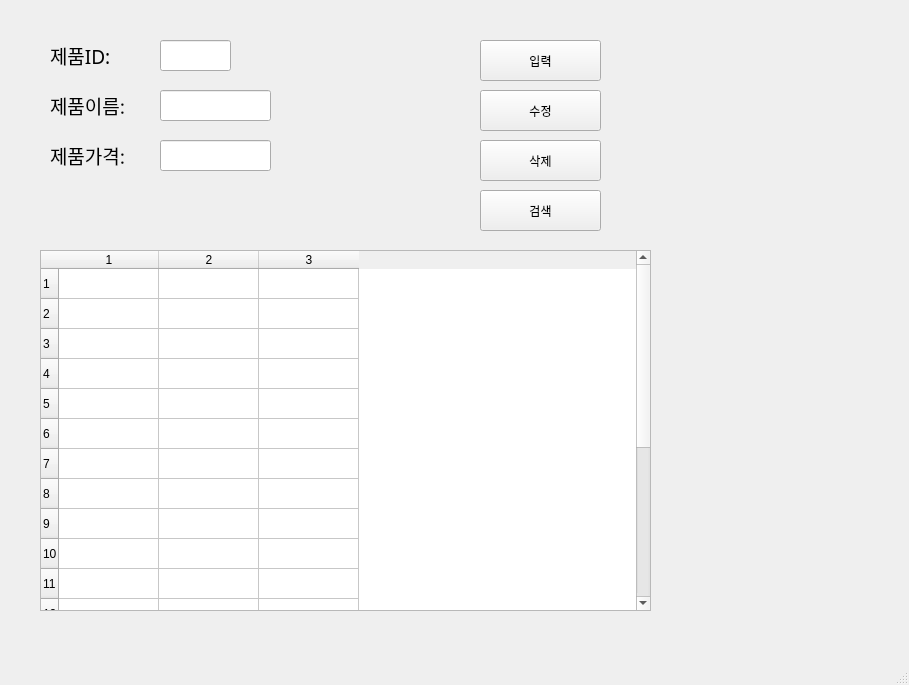
<?xml version="1.0" encoding="UTF-8"?>
<ui version="4.0">
 <class>MainWindow</class>
 <widget class="QMainWindow" name="MainWindow">
  <property name="geometry">
   <rect>
    <x>0</x>
    <y>0</y>
    <width>909</width>
    <height>685</height>
   </rect>
  </property>
  <property name="windowTitle">
   <string>MainWindow</string>
  </property>
  <widget class="QWidget" name="centralwidget">
   <widget class="QLabel" name="label">
    <property name="geometry">
     <rect>
      <x>50</x>
      <y>40</y>
      <width>91</width>
      <height>31</height>
     </rect>
    </property>
    <property name="font">
     <font>
      <family>맑은 고딕</family>
      <pointsize>14</pointsize>
     </font>
    </property>
    <property name="text">
     <string>제품ID:</string>
    </property>
   </widget>
   <widget class="QLabel" name="label_2">
    <property name="geometry">
     <rect>
      <x>50</x>
      <y>90</y>
      <width>101</width>
      <height>31</height>
     </rect>
    </property>
    <property name="font">
     <font>
      <family>맑은 고딕</family>
      <pointsize>14</pointsize>
     </font>
    </property>
    <property name="text">
     <string>제품이름:</string>
    </property>
   </widget>
   <widget class="QLabel" name="label_3">
    <property name="geometry">
     <rect>
      <x>50</x>
      <y>140</y>
      <width>101</width>
      <height>31</height>
     </rect>
    </property>
    <property name="font">
     <font>
      <family>맑은 고딕</family>
      <pointsize>14</pointsize>
     </font>
    </property>
    <property name="text">
     <string>제품가격:</string>
    </property>
   </widget>
   <widget class="QLineEdit" name="prodID">
    <property name="geometry">
     <rect>
      <x>160</x>
      <y>40</y>
      <width>71</width>
      <height>31</height>
     </rect>
    </property>
   </widget>
   <widget class="QLineEdit" name="prodName">
    <property name="geometry">
     <rect>
      <x>160</x>
      <y>90</y>
      <width>111</width>
      <height>31</height>
     </rect>
    </property>
   </widget>
   <widget class="QLineEdit" name="prodPrice">
    <property name="geometry">
     <rect>
      <x>160</x>
      <y>140</y>
      <width>111</width>
      <height>31</height>
     </rect>
    </property>
   </widget>
   <widget class="QPushButton" name="pushButton">
    <property name="geometry">
     <rect>
      <x>480</x>
      <y>40</y>
      <width>121</width>
      <height>41</height>
     </rect>
    </property>
    <property name="text">
     <string>입력</string>
    </property>
   </widget>
   <widget class="QPushButton" name="pushButton_2">
    <property name="geometry">
     <rect>
      <x>480</x>
      <y>90</y>
      <width>121</width>
      <height>41</height>
     </rect>
    </property>
    <property name="text">
     <string>수정</string>
    </property>
   </widget>
   <widget class="QPushButton" name="pushButton_3">
    <property name="geometry">
     <rect>
      <x>480</x>
      <y>140</y>
      <width>121</width>
      <height>41</height>
     </rect>
    </property>
    <property name="text">
     <string>삭제</string>
    </property>
   </widget>
   <widget class="QPushButton" name="pushButton_4">
    <property name="geometry">
     <rect>
      <x>480</x>
      <y>190</y>
      <width>121</width>
      <height>41</height>
     </rect>
    </property>
    <property name="text">
     <string>검색</string>
    </property>
   </widget>
   <widget class="QTableWidget" name="tableWidget">
    <property name="geometry">
     <rect>
      <x>40</x>
      <y>250</y>
      <width>611</width>
      <height>361</height>
     </rect>
    </property>
    <property name="rowCount">
     <number>20</number>
    </property>
    <property name="columnCount">
     <number>3</number>
    </property>
    <row/>
    <row/>
    <row/>
    <row/>
    <row/>
    <row/>
    <row/>
    <row/>
    <row/>
    <row/>
    <row/>
    <row/>
    <row/>
    <row/>
    <row/>
    <row/>
    <row/>
    <row/>
    <row/>
    <row/>
    <column/>
    <column/>
    <column/>
   </widget>
  </widget>
  <widget class="QMenuBar" name="menubar">
   <property name="geometry">
    <rect>
     <x>0</x>
     <y>0</y>
     <width>909</width>
     <height>33</height>
    </rect>
   </property>
  </widget>
  <widget class="QStatusBar" name="statusbar"/>
 </widget>
 <resources/>
 <connections>
  <connection>
   <sender>pushButton</sender>
   <signal>clicked()</signal>
   <receiver>MainWindow</receiver>
   <slot>addProduct()</slot>
   <hints>
    <hint type="sourcelabel">
     <x>372</x>
     <y>89</y>
    </hint>
    <hint type="destinationlabel">
     <x>457</x>
     <y>134</y>
    </hint>
   </hints>
  </connection>
  <connection>
   <sender>pushButton_2</sender>
   <signal>clicked()</signal>
   <receiver>MainWindow</receiver>
   <slot>updateProduct()</slot>
   <hints>
    <hint type="sourcelabel">
     <x>379</x>
     <y>144</y>
    </hint>
    <hint type="destinationlabel">
     <x>491</x>
     <y>185</y>
    </hint>
   </hints>
  </connection>
  <connection>
   <sender>pushButton_4</sender>
   <signal>clicked()</signal>
   <receiver>MainWindow</receiver>
   <slot>getProduct()</slot>
   <hints>
    <hint type="sourcelabel">
     <x>375</x>
     <y>246</y>
    </hint>
    <hint type="destinationlabel">
     <x>483</x>
     <y>274</y>
    </hint>
   </hints>
  </connection>
  <connection>
   <sender>pushButton_3</sender>
   <signal>clicked()</signal>
   <receiver>MainWindow</receiver>
   <slot>removeProduct()</slot>
   <hints>
    <hint type="sourcelabel">
     <x>413</x>
     <y>192</y>
    </hint>
    <hint type="destinationlabel">
     <x>480</x>
     <y>229</y>
    </hint>
   </hints>
  </connection>
 </connections>
 <slots>
  <slot>addProduct()</slot>
  <slot>removeProduct()</slot>
  <slot>updateProduct()</slot>
  <slot>getProduct()</slot>
 </slots>
</ui>
